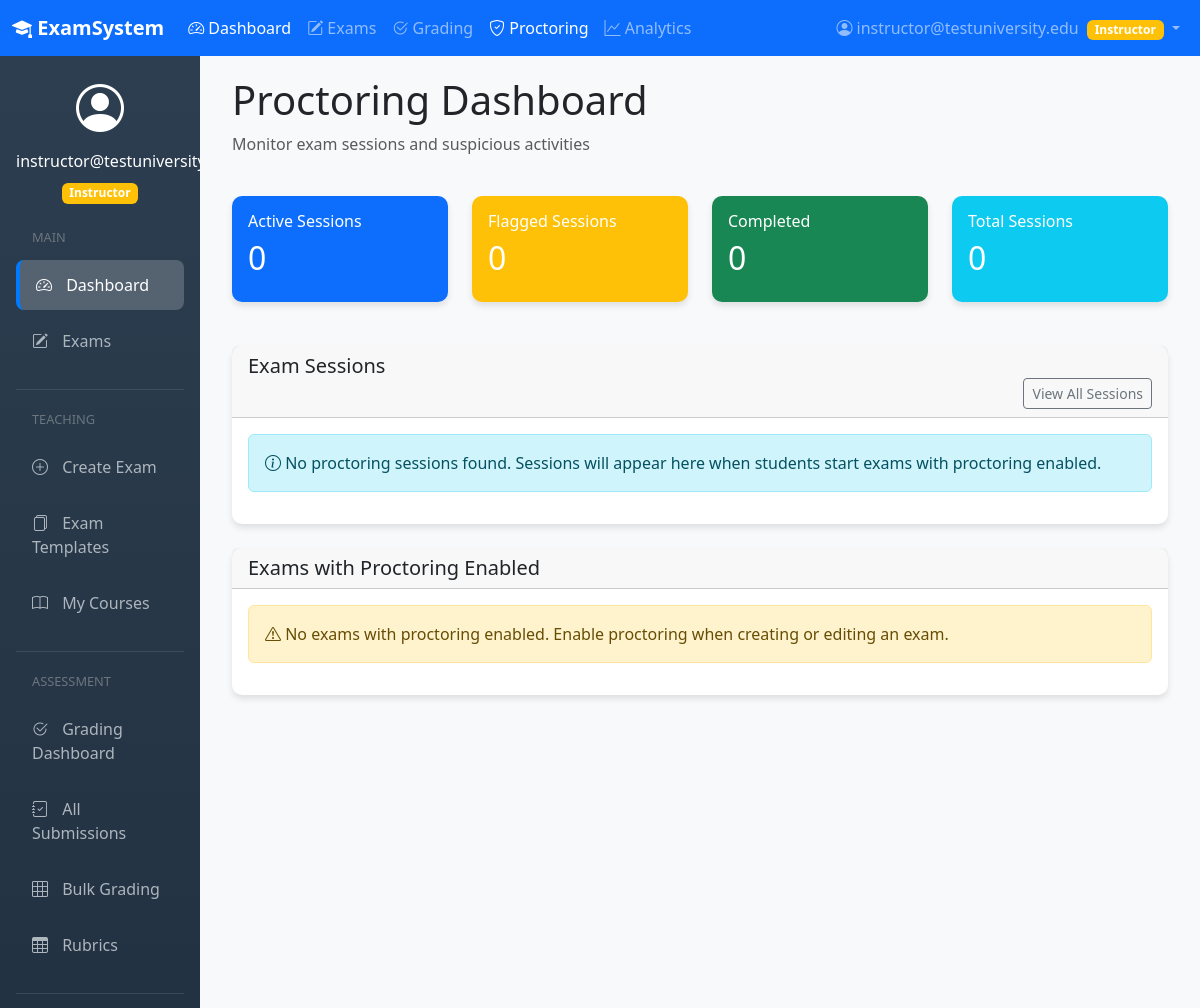
The page /proctoring/dashboard/ (signed in, upper part) on the database as committed earlier.
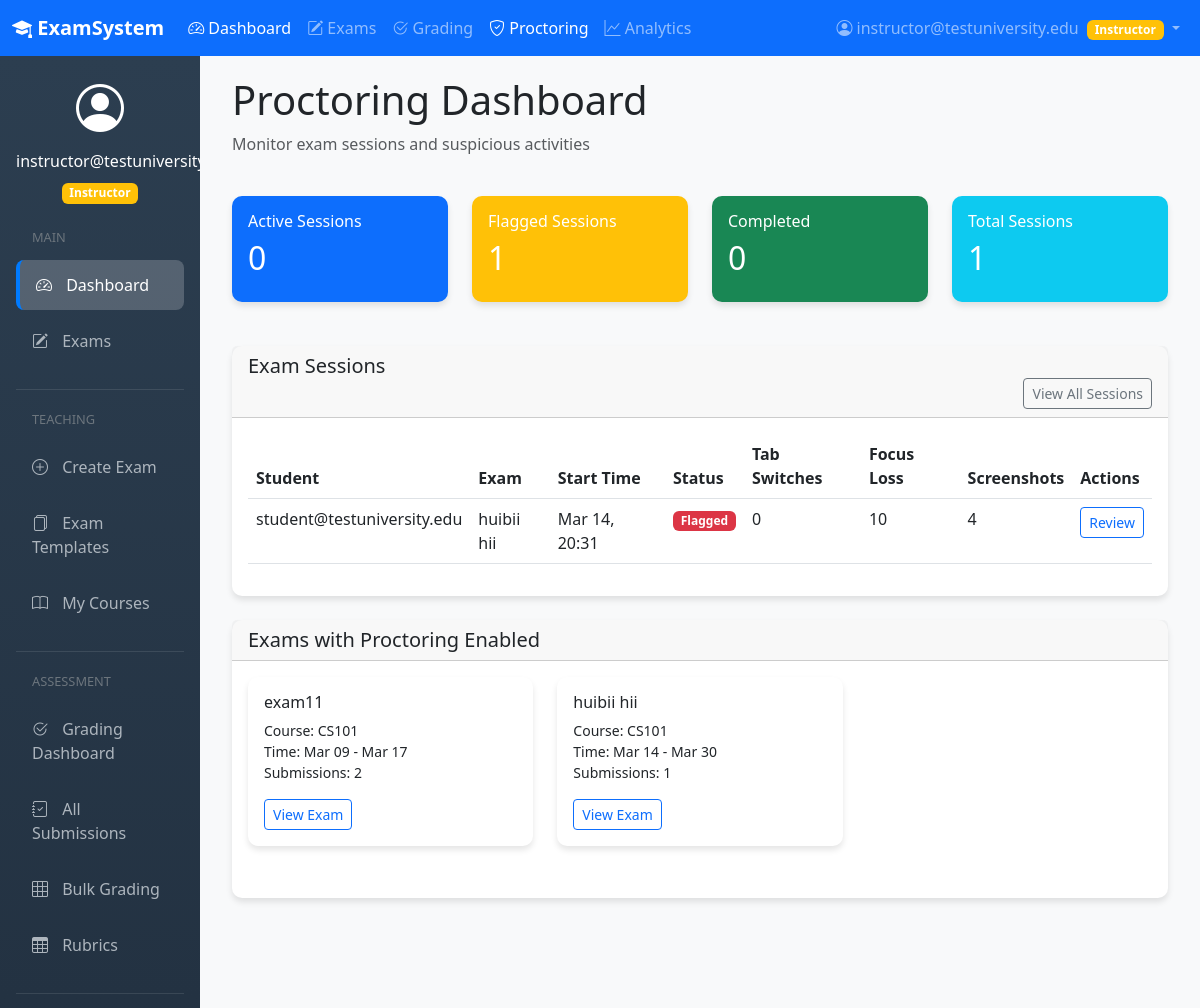
The same page on the database as committed later.
### apps/proctoring/models.py (models this page shows, shortened)
class ProctoringSession(models.Model):
    SESSION_STATUS = (
        ('ACTIVE', 'Active'),
        ('COMPLETED', 'Completed'),
        ('FLAGGED', 'Flagged'),
        ('REVIEWED', 'Reviewed'),
    )
    session_id = models.UUIDField(primary_key=True, default=uuid.uuid4, editable=False)
    submission = models.OneToOneField('exams.Submission', on_delete=models.CASCADE, related_name='proctoring_session')
    student = models.ForeignKey(settings.AUTH_USER_MODEL, on_delete=models.CASCADE)
    start_time = models.DateTimeField(auto_now_add=True)
    end_time = models.DateTimeField(null=True, blank=True)
    status = models.CharField(max_length=20, choices=SESSION_STATUS, default='ACTIVE')
    browser_name = models.CharField(max_length=100, blank=True)
    browser_version = models.CharField(max_length=50, blank=True)
    os_info = models.CharField(max_length=100, blank=True)
    screen_resolution = models.CharField(max_length=50, blank=True)
    is_fullscreen = models.BooleanField(default=False)
    was_fullscreen_exit = models.BooleanField(default=False)
    tab_switch_count = models.IntegerField(default=0)
    focus_loss_count = models.IntegerField(default=0)
    copy_paste_attempts = models.IntegerField(default=0)
    right_click_attempts = models.IntegerField(default=0)
    screenshot_count = models.IntegerField(default=0)
    class Meta:
        db_table = 'proctoring_sessions'
        ordering = ['-start_time']

### apps/users/models.py (models this page shows, shortened)
class CustomUser(AbstractUser):
    USER_ROLES = (
        ('ADMIN', 'Administrator'),
        ('INSTRUCTOR', 'Instructor'),
        ('STUDENT', 'Student'),
    )
    email = models.EmailField(_('email address'), unique=True)
    role = models.CharField(max_length=20, choices=USER_ROLES, default='STUDENT')
    institution = models.ForeignKey(Institution, on_delete=models.SET_NULL, null=True, blank=True)
    username = models.CharField(max_length=150, unique=True)
    USERNAME_FIELD = 'email'
    REQUIRED_FIELDS = ['username', 'role']
    objects = CustomUserManager()
    class Meta:
        verbose_name = _('user')
        verbose_name_plural = _('users')

### apps/exams/models.py (models this page shows, shortened)
class Submission(models.Model):
    GRADING_STATUS = (
        ('PENDING', 'Pending'),
        ('AUTO_GRADED', 'Auto-graded'),
        ('MANUALLY_GRADED', 'Manually Graded'),
        ('PARTIALLY_GRADED', 'Partially Graded'),
    )
    submission_id = models.UUIDField(primary_key=True, default=uuid.uuid4, editable=False)
    exam = models.ForeignKey(Exam, on_delete=models.CASCADE, related_name='submissions')
    student = models.ForeignKey(CustomUser, on_delete=models.CASCADE, related_name='submissions')
    started_at = models.DateTimeField()
    submitted_at = models.DateTimeField(null=True, blank=True)
    total_score = models.DecimalField(max_digits=10, decimal_places=2, null=True, blank=True)
    is_graded = models.BooleanField(default=False)
    grading_status = models.CharField(max_length=20, choices=GRADING_STATUS, default='PENDING')
    created_at = models.DateTimeField(auto_now_add=True)
    class Meta:
        unique_together = ('exam', 'student')

class Exam(models.Model):
    exam_id = models.UUIDField(primary_key=True, default=uuid.uuid4, editable=False)
    title = models.CharField(max_length=255)
    description = models.TextField(blank=True)
    instructor = models.ForeignKey(CustomUser, on_delete=models.CASCADE, related_name='exams_created')
    course = models.ForeignKey(Course, on_delete=models.CASCADE, null=True, blank=True)
    time_limit_minutes = models.IntegerField(null=True, blank=True)
    total_points = models.DecimalField(max_digits=10, decimal_places=2, validators=[MinValueValidator(0)])
    passing_score = models.DecimalField(max_digits=10, decimal_places=2, null=True, blank=True)
    start_date = models.DateTimeField()
    end_date = models.DateTimeField()
    is_published = models.BooleanField(default=False)
    require_secure_browser = models.BooleanField(default=False)
    enable_plagiarism_check = models.BooleanField(default=False)
    created_at = models.DateTimeField(auto_now_add=True)
    updated_at = models.DateTimeField(auto_now=True)

class Course(models.Model):
    course_id = models.UUIDField(primary_key=True, default=uuid.uuid4, editable=False)
    title = models.CharField(max_length=255)
    code = models.CharField(max_length=50, unique=True)
    description = models.TextField(blank=True)
    instructor = models.ForeignKey(CustomUser, on_delete=models.CASCADE, related_name='courses_taught')
    institution = models.ForeignKey(Institution, on_delete=models.CASCADE, null=True)
    created_at = models.DateTimeField(auto_now_add=True)

### apps/proctoring/views.py (the view)
# urls.py: path('', views.analytics_dashboard, name='dashboard'),
@login_required
def dashboard(request):
    if request.user.role not in ['INSTRUCTOR', 'ADMIN']:
        return HttpResponseForbidden("Access denied")
    exams = Exam.objects.filter(
        instructor=request.user,
        require_secure_browser=True
    )
    session_ids = Submission.objects.filter(
        exam__in=exams
    ).values_list('proctoring_session__session_id', flat=True)
    sessions = ProctoringSession.objects.filter(
        session_id__in=session_ids
    ).select_related('submission', 'submission__student', 'submission__exam')
    active_count = sessions.filter(status='ACTIVE').count()
    flagged_count = sessions.filter(status='FLAGGED').count()
    completed_count = sessions.filter(status='COMPLETED').count()
    context = {
        'sessions': sessions,
        'exams': exams,
        'active_count': active_count,
        'flagged_count': flagged_count,
        'completed_count': completed_count,
        'total_sessions': sessions.count(),
    }
    return render(request, 'proctoring/dashboard.html', context)

### apps/core/context_processors.py (called while the page is built)
def notification_counts(request):
    if request.user.is_authenticated:
        if request.user.role in ['INSTRUCTOR', 'ADMIN']:
            flagged_count = ProctoringSession.objects.filter(
                submission__exam__instructor=request.user,
                status='FLAGGED'
            ).count()
            pending_count = Submission.objects.filter(
                exam__instructor=request.user,
                is_graded=False,
                submitted_at__isnull=False
            ).count()
            return {
                'flagged_sessions_count': flagged_count,
                'grading_pending_count': pending_count
            }
    return {}

### templates/proctoring/dashboard.html (shortened to what the changed rows need)
{% extends 'base.html' %}
{% block content %}
<div class="container-fluid">
    <div class="row mb-4">
        <div class="col-12">
            <h1>Proctoring Dashboard</h1>
        </div>
    </div>
    <div class="row mb-4">
        <div class="col-md-3">
            <div class="card bg-primary text-white">
                <div class="card-body">
                    <h2>{{ active_count|default:"0" }}</h2>
                </div>
            </div>
        </div>
        <div class="col-md-3">
            <div class="card bg-warning text-white">
                <div class="card-body">
                    <h6 class="card-title">Flagged Sessions</h6>
                    <h2>{{ flagged_count|default:"0" }}</h2>
                </div>
            </div>
        </div>
        <div class="col-md-3">
            <div class="card bg-success text-white">
                <div class="card-body">
                    <h2>{{ completed_count|default:"0" }}</h2>
                </div>
            </div>
        </div>
        <div class="col-md-3">
            <div class="card bg-info text-white">
                <div class="card-body">
                    <h6 class="card-title">Total Sessions</h6>
                    <h2>{{ total_sessions|default:"0" }}</h2>
                </div>
            </div>
        </div>
    </div>
    <div class="card">
        <div class="card-body">
            {% if sessions %}
            <div class="table-responsive">
                <table class="table table-hover">
                    <thead>
                        <tr>
                            <th>Student</th>
                            <th>Exam</th>
                            <th>Start Time</th>
                            <th>Status</th>
                            <th>Tab Switches</th>
                            <th>Focus Loss</th>
                            <th>Screenshots</th>
                            <th>Actions</th>
                        </tr>
                    </thead>
                    <tbody>
                        {% for session in sessions %}
                        <tr>
                            <td>{{ session.student.email }}</td>
                            <td>{{ session.submission.exam.title }}</td>
                            <td>{{ session.start_time|date:"M d, H:i" }}</td>
                            <td>
                                <span class="badge bg-{% if session.status == 'ACTIVE' %}primary{% elif session.status == 'FLAGGED' %}danger{% else %}success{% endif %}">
                                    {{ session.get_status_display }}
                                </span>
                            </td>
                            <td>{{ session.tab_switch_count }}</td>
                            <td>{{ session.focus_loss_count }}</td>
                            <td>{{ session.screenshot_count }}</td>
                            <td>
                                <a href="{% url 'proctoring:session_detail' session.session_id %}"
                                   class="btn btn-sm btn-outline-primary">
                                    Review
                                </a>
                            </td>
                        </tr>
                        {% endfor %}
                    </tbody>
                </table>
            </div>
            {% else %}
            <div class="alert alert-info">
                <i class="bi bi-info-circle"></i>
                No proctoring sessions found. Sessions will appear here when students start exams with proctoring enabled.
            </div>
            {% endif %}
        </div>
    </div>
    <div class="row mt-4">
        <div class="col-md-12">
            <div class="card">
                <div class="card-body">
                    {% if exams %}
                    <div class="row">
                        {% for exam in exams %}
                        <div class="col-md-4 mb-3">
                            <div class="card">
                                <div class="card-body">
                                    <h6 class="card-title">{{ exam.title }}</h6>
                                    <p class="card-text small">
                                        Course: {{ exam.course.code|default:"N/A" }}<br>
                                        Time: {{ exam.start_date|date:"M d" }} - {{ exam.end_date|date:"M d" }}<br>
                                        Submissions: {{ exam.submissions.count }}
                                    </p>
                                    <a href="{% url 'exams:exam_detail' exam.exam_id %}" class="btn btn-sm btn-outline-primary">
                                        View Exam
                                    </a>
                                </div>
                            </div>
                        </div>
                        {% endfor %}
                    </div>
                    {% else %}
                    <div class="alert alert-warning">
                        <i class="bi bi-exclamation-triangle"></i>
                        No exams with proctoring enabled. Enable proctoring when creating or editing an exam.
                    </div>
                    {% endif %}
                </div>
            </div>
        </div>
    </div>
</div>
{% endblock %}

Rows that differ between the two databases and show on the page:
added ProctoringSession: student.email "student@testuniversity.edu", submission.exam "huibii hii", start_time "Mar 14, 20:31", status "Flagged", tab_switch_count "0", focus_loss_count "10", screenshot_count "4"
added Exam: title "exam11", course.code "CS101", start_date "Mar 09", end_date "Mar 17", submissions.count "2"
added Exam: title "huibii hii", course.code "CS101", start_date "Mar 14", end_date "Mar 30", submissions.count "1"
Other text that changed with them:
{{ flagged_count|default:"0" }}: "0" → "1"
{{ total_sessions|default:"0" }}: "0" → "1"
text no longer shown: "No proctoring sessions found. Sessions will appear here when students start exams with proctoring enabled. No exams with proctoring enabled. Enable proctoring when creating or editing an exam."
text now shown: "Student Exam Start Time Status Tab Switches Focus Loss Screenshots Actions"
